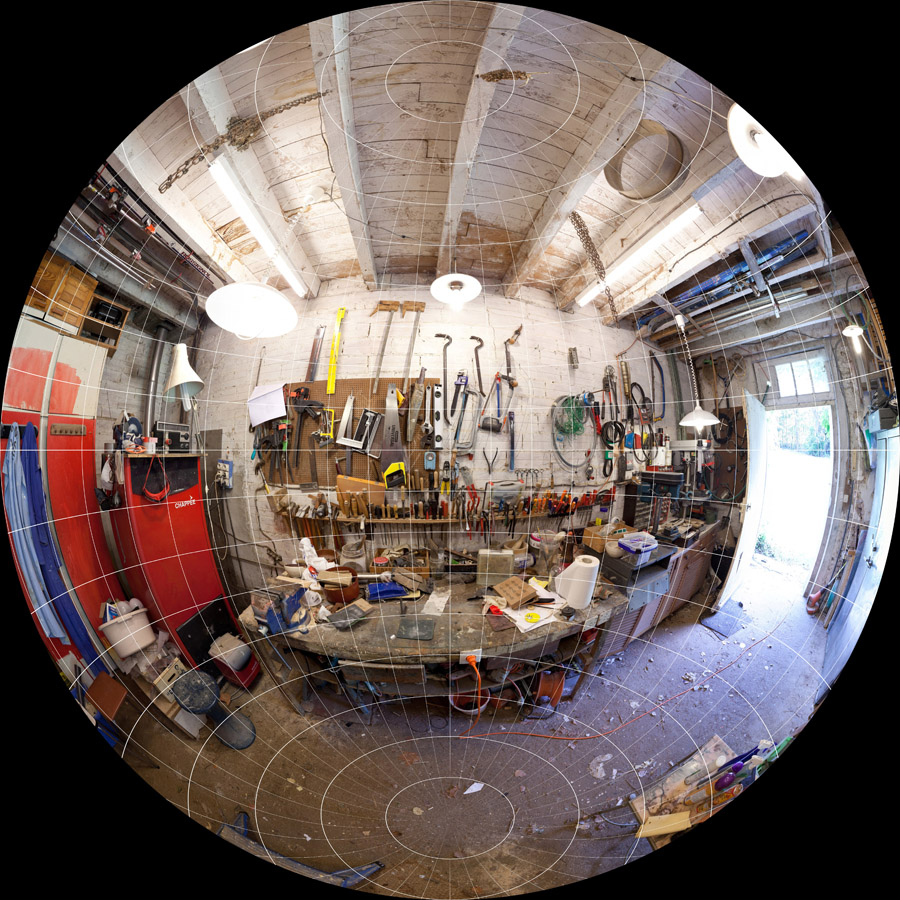
#> input picture Images/Distortion/real_distorted.jpg, 900 x 900 px, found by its file name
$ python undistort_fisheye.py   (older library calls are emulated)
#> lines starting #> are read from the running program, lines starting #| are printed output that depends on the picture
import cv2
import numpy as np
import matplotlib.pyplot as plt

def undistort_fisheye(image_path):
    """
    Fully corrects fisheye distortion using OpenCV with advanced remapping.

    Parameters:
    - image_path: Path to the fisheye image.

    Returns:
    - Displays the original and fully undistorted image side by side.
    """
    # Load the fisheye image
    fisheye_img = cv2.imread(image_path)
#> fisheye_img is the input picture: shape (900, 900, 3); mean B, G, R 94, 98.4, 112.4

    if fisheye_img is None:
        print("Error: Could not load image.")
        return

    # Get image dimensions
    height, width = fisheye_img.shape[:2]
#> height = 900; width = 900

    # Define the camera matrix (assumed values, should be calibrated for best results)
    K = np.array([[width / 1.5, 0, width / 2],  # Focal length in x
                  [0, width / 1.5, height / 2],  # Focal length in y
                  [0, 0, 1]], dtype=np.float32)  # Principal point

    # Adjusted distortion coefficients (tweak for best results)
    D = np.array([-0.5, 0.1, 0.0, 0.0], dtype=np.float32)  # Adjusted for stronger correction

    # Compute new camera matrix with optimized field of view
    new_K = cv2.fisheye.estimateNewCameraMatrixForUndistortRectify(K, D, (width, height), np.eye(3), balance=0.0)

    # Generate undistortion and rectification maps
    map_x, map_y = cv2.initUndistortRectifyMap(K, D, np.eye(3), new_K, (width, height), cv2.CV_32FC1)

    # Apply remapping to correct fisheye distortion
    undistorted_img = cv2.remap(fisheye_img, map_x, map_y, interpolation=cv2.INTER_LINEAR, borderMode=cv2.BORDER_CONSTANT)
#> undistorted_img: shape (900, 900, 3); every value is 0

    # Display the original and undistorted images
    fig, axs = plt.subplots(1, 2, figsize=(14, 7))
    axs[0].imshow(cv2.cvtColor(fisheye_img, cv2.COLOR_BGR2RGB))
    axs[0].set_title("Original Fisheye Image")
    axs[0].axis("off")

    axs[1].imshow(cv2.cvtColor(undistorted_img, cv2.COLOR_BGR2RGB))
    axs[1].set_title("Fully Undistorted Image")
    axs[1].axis("off")

    plt.show()
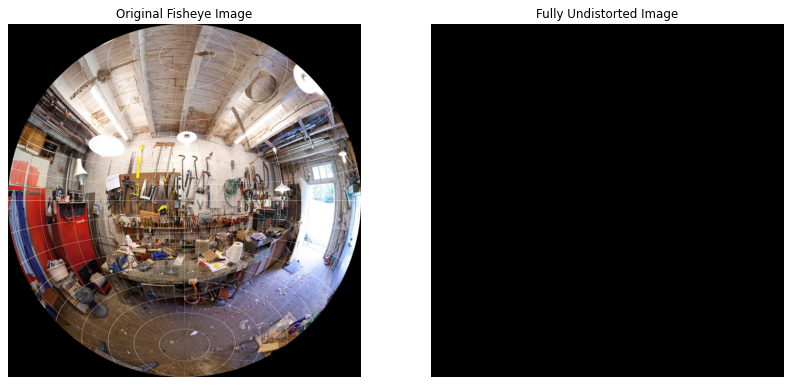
#> figure drawn by matplotlib, 2 panels

# Example usage
image_path = "/Users/kaiheng/Documents/python-venv/Image-Processing-Tools/Images/Distortion/real_distorted.jpg"
undistort_fisheye(image_path)
